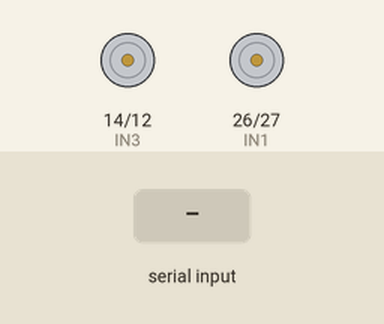
Bench run of a program on a simulated ESP32. On the bench: motor-driver pin pairs drawn as motors (green arrow = first pin HIGH = forward, orange = second pin HIGH = backward, longer = more drive). The inputs (shaded band) are chosen by the test bench. Nothing arrives over Bluetooth unless stated.

Above: at 1.2 s.
1.3 s: "f\n" received over the second serial link
At 2.2 s:
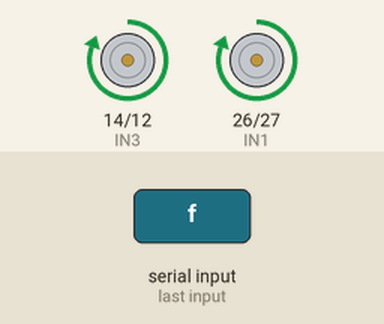
2.8 s: "b\n" received over the second serial link
At 3.3 s:
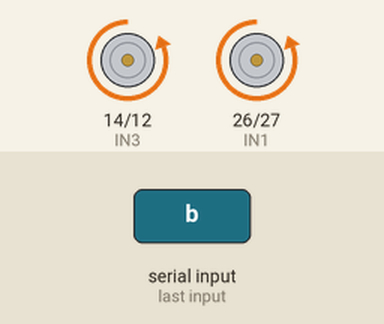
4.3 s: "l\n" received over the second serial link
At 5.5 s:
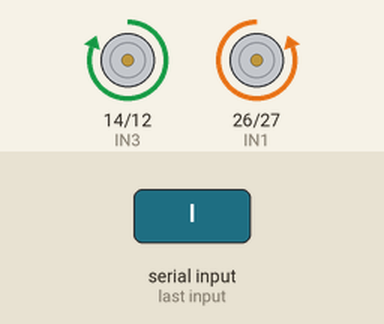
5.8 s: "r\n" received over the second serial link
At 6.8 s:
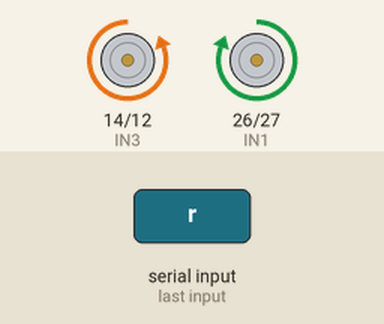
7.3 s: "s\n" received over the second serial link
At 7.9 s:
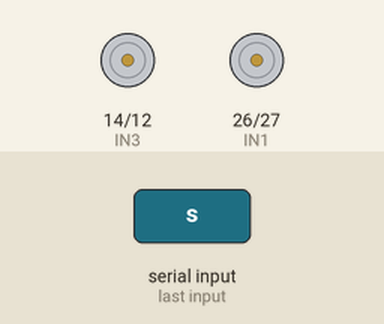
Timing chart, 0 to 9.8 s (numbered marks = the images above; inputs shaded):
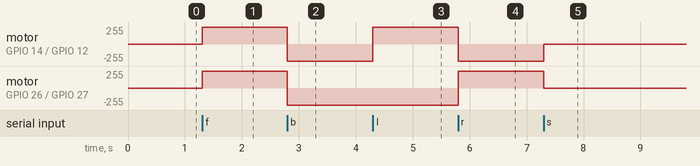

The program:

main.cpp
```cpp
#include <Arduino.h>
#include "BluetoothSerial.h"
#include "drive.h"

BluetoothSerial SerialBT;

void setup()
{
  Serial.begin(115200);
  SerialBT.begin("LUAN SPKT 01");

  driveInit();
}

void loop()
{
  if (SerialBT.available())
  {
    char cmd = SerialBT.read();

    if (cmd == '\n' || cmd == '\r')
      return;

    switch (cmd)
    {
    case 'f':
      forward();
      break;
    case 'b':
      backward();
      break;
    case 'l':
      left();
      break;
    case 'r':
      right();
      break;
    case 's':
      stopMotor();
      break;
    }
  }
}
```

drive.h
```cpp
#ifndef DRIVE_H
#define DRIVE_H

void driveInit();
void forward();
void backward();
void left();
void right();
void stopMotor();

#endif
```

drive.cpp
```cpp
#include <Arduino.h>
#include "drive.h"

#define IN1 26
#define IN2 27
#define IN3 14
#define IN4 12

void driveInit()
{
    pinMode(IN1, OUTPUT);
    pinMode(IN2, OUTPUT);
    pinMode(IN3, OUTPUT);
    pinMode(IN4, OUTPUT);
    stopMotor();
}

void forward()
{
    digitalWrite(IN1, HIGH);
    digitalWrite(IN2, LOW);
    digitalWrite(IN3, HIGH);
    digitalWrite(IN4, LOW);
}

void backward()
{
    digitalWrite(IN1, LOW);
    digitalWrite(IN2, HIGH);
    digitalWrite(IN3, LOW);
    digitalWrite(IN4, HIGH);
}

void left()
{
    digitalWrite(IN1, LOW);
    digitalWrite(IN2, HIGH);
    digitalWrite(IN3, HIGH);
    digitalWrite(IN4, LOW);
}

void right()
{
    digitalWrite(IN1, HIGH);
    digitalWrite(IN2, LOW);
    digitalWrite(IN3, LOW);
    digitalWrite(IN4, HIGH);
}

void stopMotor()
{
    digitalWrite(IN1, LOW);
    digitalWrite(IN2, LOW);
    digitalWrite(IN3, LOW);
    digitalWrite(IN4, LOW);
}
```

Measured:
- after the input at 1.3 s, motor on GPIO 14 (IN3) / GPIO 12 (IN4), motor on GPIO 26 (IN1) / GPIO 27 (IN2): stopped → forward 255/255 at once
- after the input at 2.8 s, motor on GPIO 14 (IN3) / GPIO 12 (IN4), motor on GPIO 26 (IN1) / GPIO 27 (IN2): forward 255/255 → backward 255/255 at once
- after the input at 4.3 s, motor on GPIO 14 (IN3) / GPIO 12 (IN4): backward 255/255 → forward 255/255 at once
- after the input at 5.8 s, motor on GPIO 14 (IN3) / GPIO 12 (IN4): forward 255/255 → backward 255/255 at once; motor on GPIO 26 (IN1) / GPIO 27 (IN2): backward 255/255 → forward 255/255 at once
- after the input at 7.3 s, motor on GPIO 14 (IN3) / GPIO 12 (IN4): backward 255/255 → stopped at once; motor on GPIO 26 (IN1) / GPIO 27 (IN2): forward 255/255 → stopped at once
